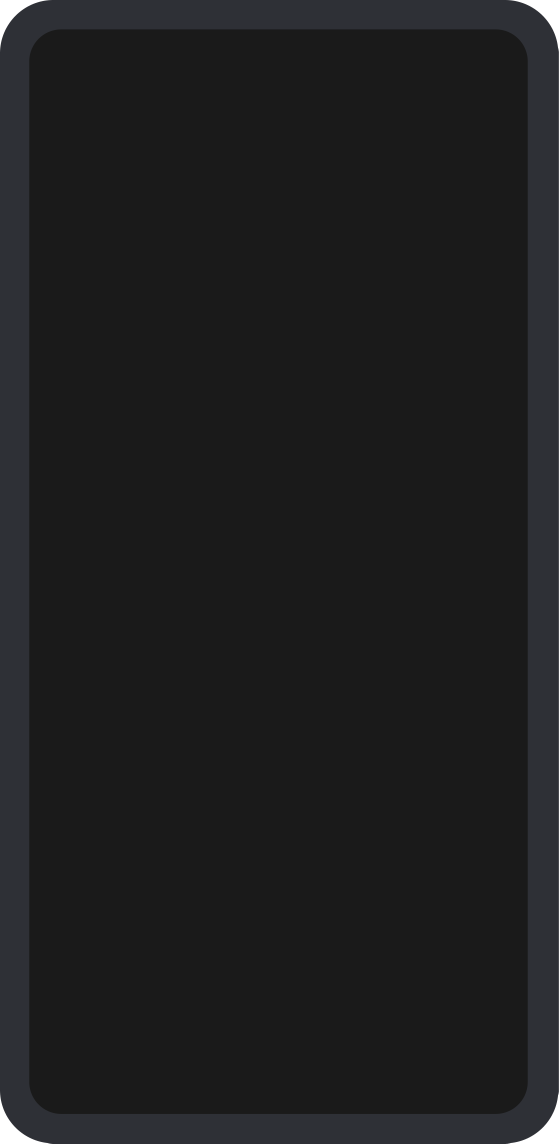
#> input picture design/portfolio/pixel8-frame@2x.png, 1675 x 3430 px (shown at 1/3 size)
$ python phones.py
#> lines starting #> are read from the running program, lines starting #| are printed output that depends on the picture
"""Rinse screens in Tony's Pixel 8 frame, same layout and canvas as Relay and Sniff (3560 x 1717).
Run from the repo root: python3 tools/portfolio/phones.py
Writes design/portfolio/rinse_app.png (four phones, transparent) and rinse_pair-*.jpg (two phones, white)."""
from PIL import Image, ImageChops
import os
D = os.path.join(os.path.dirname(__file__), "../../design/portfolio")
S, W, H, PW, STEP = 2, 3560, 1717, 837.457, 907.514   # from the Figma frame (1x)
APP = ["01-night-start", "02-night-washing", "03-morning-clean", "06-error-door-open"]
PAIRS = {"night": ["01-night-start", "02-night-washing"], "morning": ["03-morning-clean", "04-morning-clean-top-up"],
         "fails": ["06-error-door-open", "07-error-no-connection"], "settings": ["05-night-top-up", "08-settings"],
         "start-clean": ["01-night-start", "03-morning-clean"], "error-settings": ["06-error-door-open", "08-settings"]}
frame = Image.open(os.path.join(D, "pixel8-frame@2x.png")).convert("RGBA")
#> frame is the input picture: PIL image 1675x3430 RGBA; mean R, G, B, A 28.9, 29.2, 30.1, 254
mask = ImageChops.multiply(frame.getchannel("R").point(lambda v: max(0, min(255, round((46 - v) / 20 * 255)))), frame.getchannel("A"))
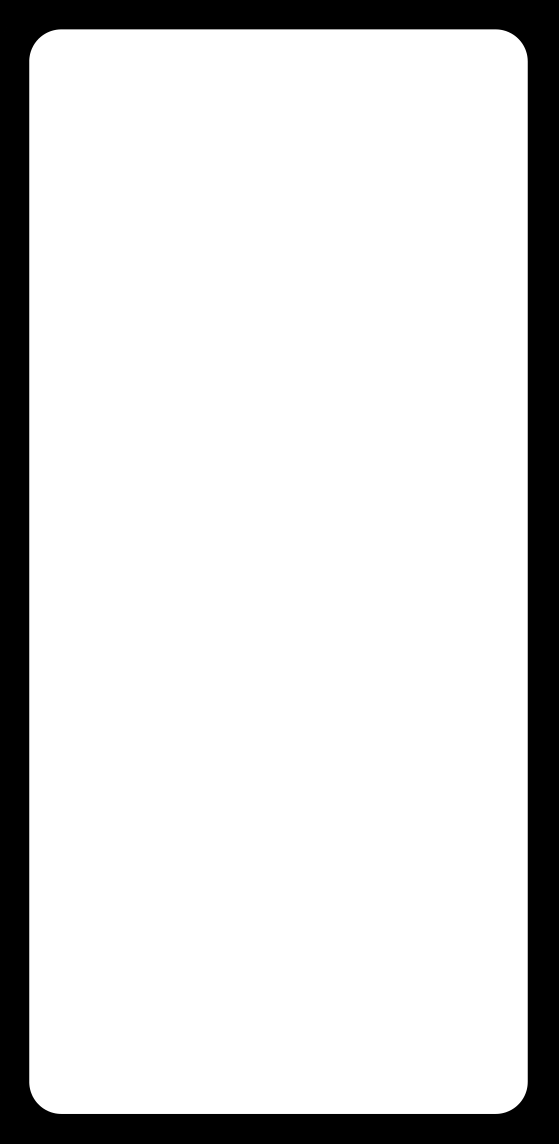
#> mask: PIL image 1675x3430 L (shown at 1/3 size); min 0, max 255, mean 215.6
#> `c = Image.new("RGBA", (W * S, H * S), (0, 0, 0, 0))`: c: PIL image 7120x3434 RGBA; every value is 0
sx, sy, sw, sh = [round(v * S) for v in (44.077, 42.073, 751.307, 1626.830)]
def phone(name):
#> called with name = '01-night-start'
    p = frame.copy()
    shot = Image.open(os.path.join(D, f"rinse-{name}.png")).convert("RGBA").resize((sw, sh), Image.LANCZOS)
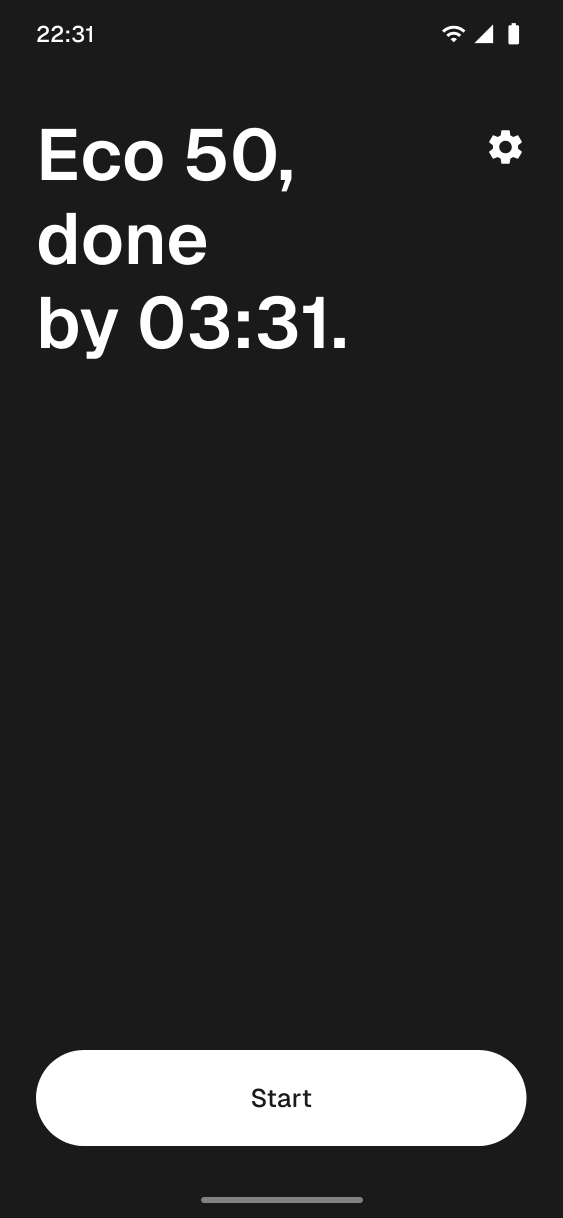
#> input picture design/portfolio/rinse-01-night-start.png, 1125 x 2436 px (shown at 1/2 size)
    layer = Image.new("RGBA", p.size, (0, 0, 0, 0)); layer.paste(shot, (sx, sy))
#> after `layer = Image.new('RGBA', p.size, (0, 0, 0, 0))`: layer: PIL image 1675x3430 RGBA; every value is 0
#> after `layer.paste(shot, (sx, sy))`:
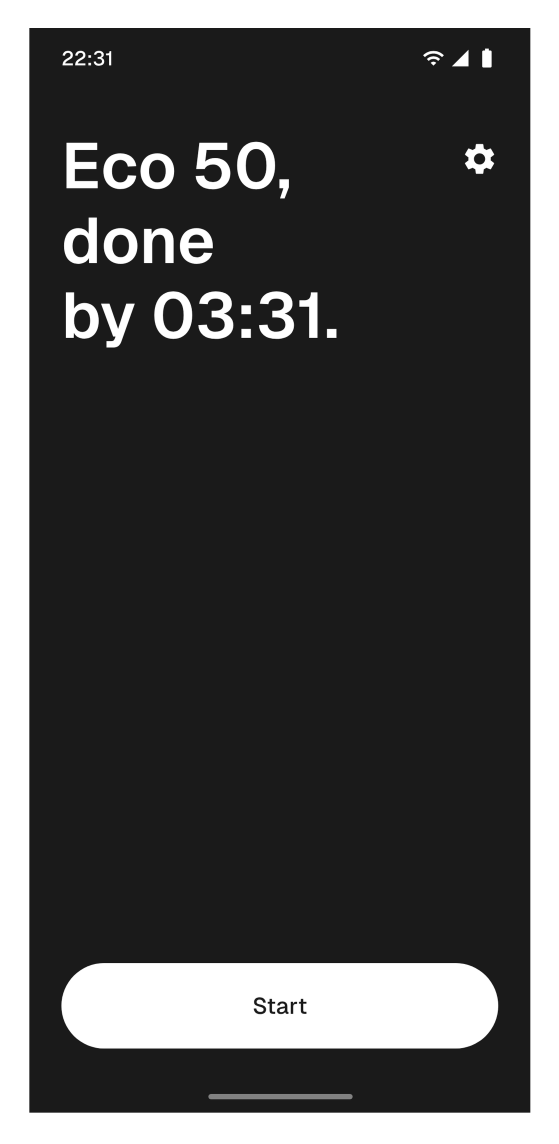
#> layer: PIL image 1675x3430 RGBA (shown at 1/3 size); mean R, G, B, A 39.5, 39.5, 39.5, 217.1; transparent parts drawn white
    p.paste(layer, (0, 0), ImageChops.multiply(mask, layer.getchannel("A")))
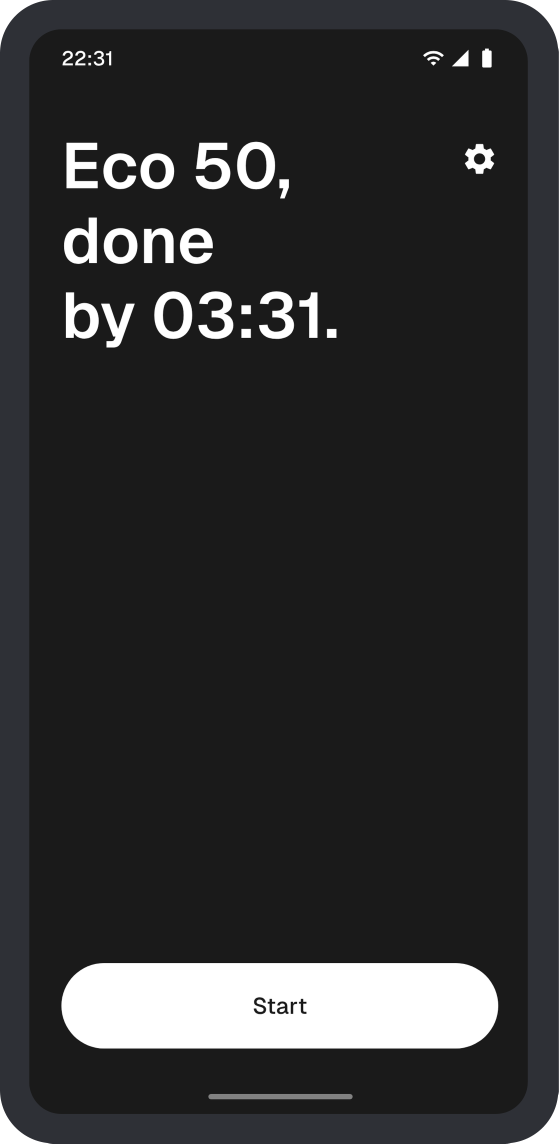
#> p: PIL image 1675x3430 RGBA (shown at 1/3 size); mean R, G, B, A 46.3, 46.6, 47.5, 254; transparent parts drawn white
    return p
c = Image.new("RGBA", (W * S, H * S), (0, 0, 0, 0))
for i, n in enumerate(APP): c.alpha_composite(phone(n), (round(i * STEP * S), 0))
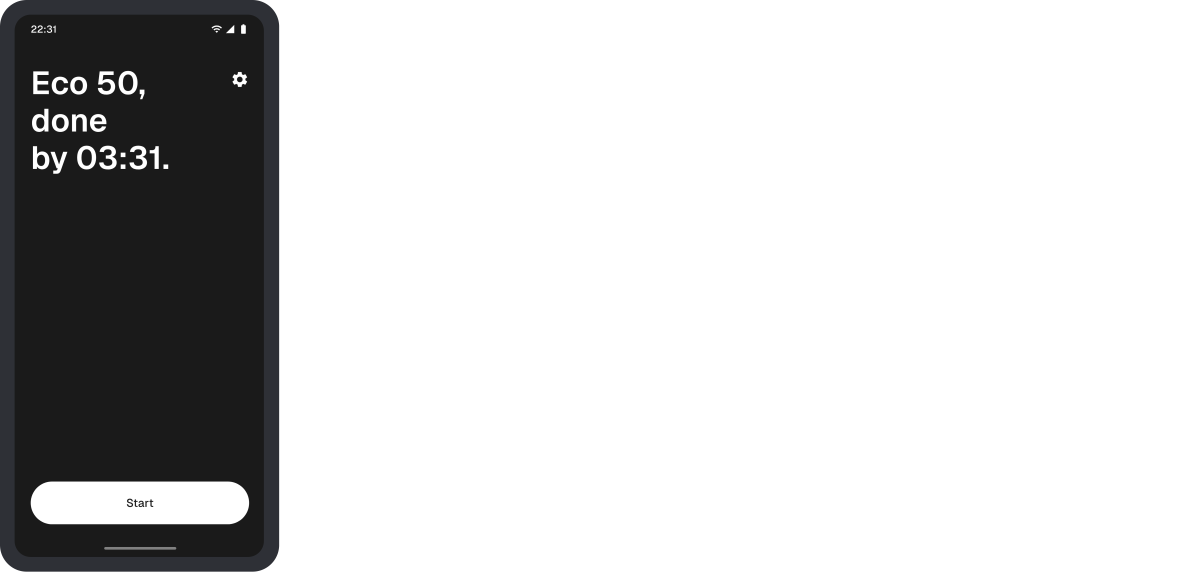
#> c: PIL image 7120x3434 RGBA (shown at 1/6 size); mean R, G, B, A 10.9, 10.9, 11.2, 59.7; transparent parts drawn white
#> pass 2 of the loop `for i, n in enumerate(APP): c.alpha_composite(phone(n), (round(i * STE..`:
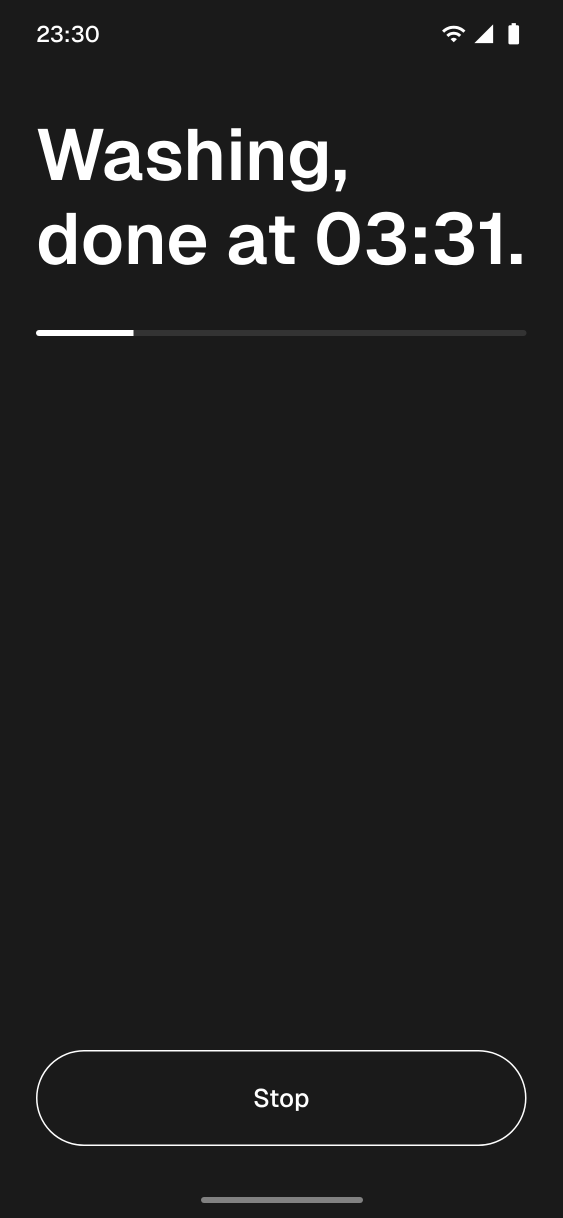
#> input picture design/portfolio/rinse-02-night-washing.png, 1125 x 2436 px (shown at 1/2 size)
#> in phone (call 2), `p.paste(layer, (0, 0), ImageChops.multiply(mask, layer.getchannel("A")))`:
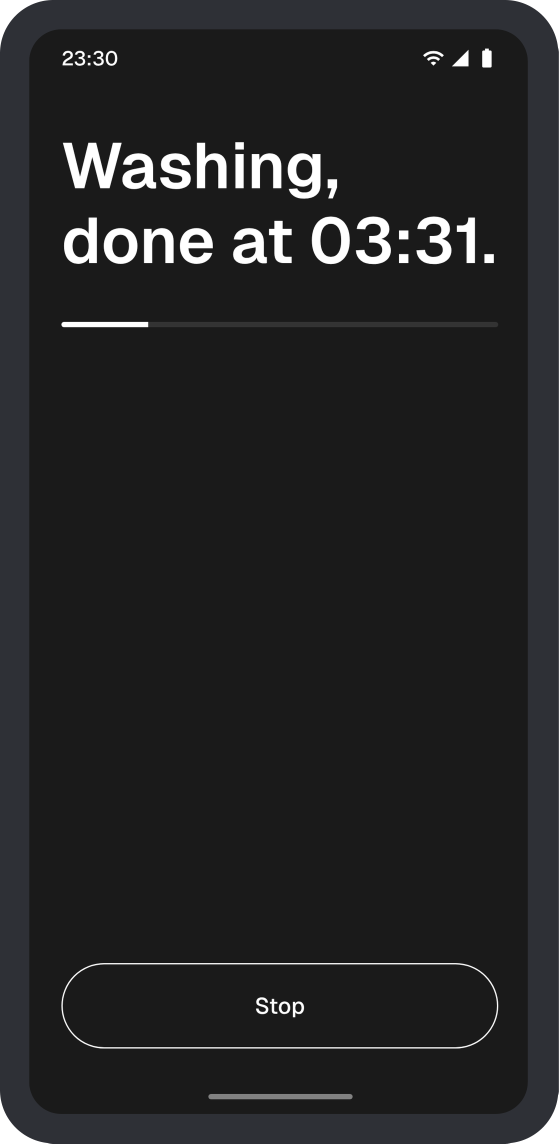
#> p: PIL image 1675x3430 RGBA (shown at 1/3 size); mean R, G, B, A 34.6, 34.9, 35.8, 254; transparent parts drawn white
#> `for i, n in enumerate(APP): c.alpha_composite(phone(n), (round(i * STE..`:
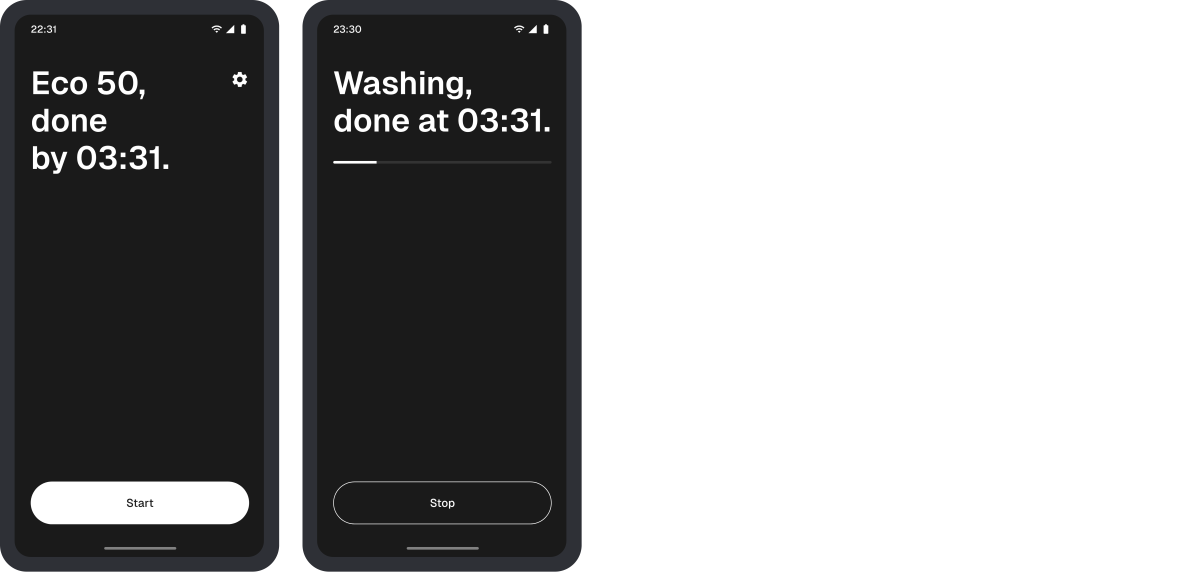
#> c: PIL image 7120x3434 RGBA (shown at 1/6 size); mean R, G, B, A 19, 19.1, 19.6, 119.4; transparent parts drawn white
#> pass 3 of the loop `for i, n in enumerate(APP): c.alpha_composite(phone(n), (round(i * STE..`:
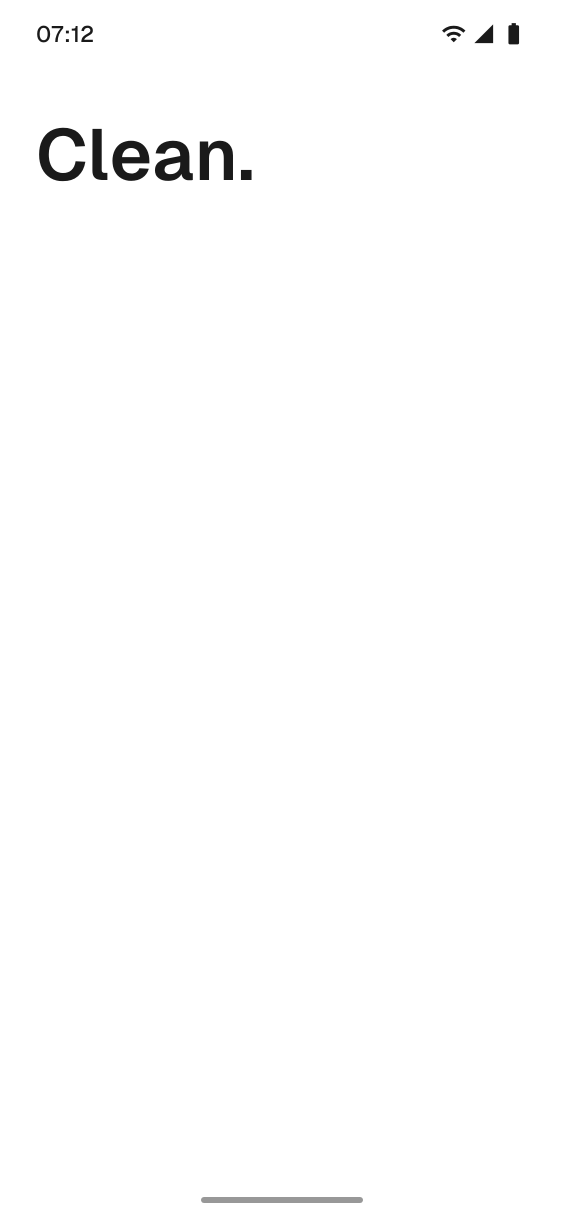
#> input picture design/portfolio/rinse-03-morning-clean.png, 1125 x 2436 px (shown at 1/2 size)
#> in phone (call 3), `layer.paste(shot, (sx, sy))`:
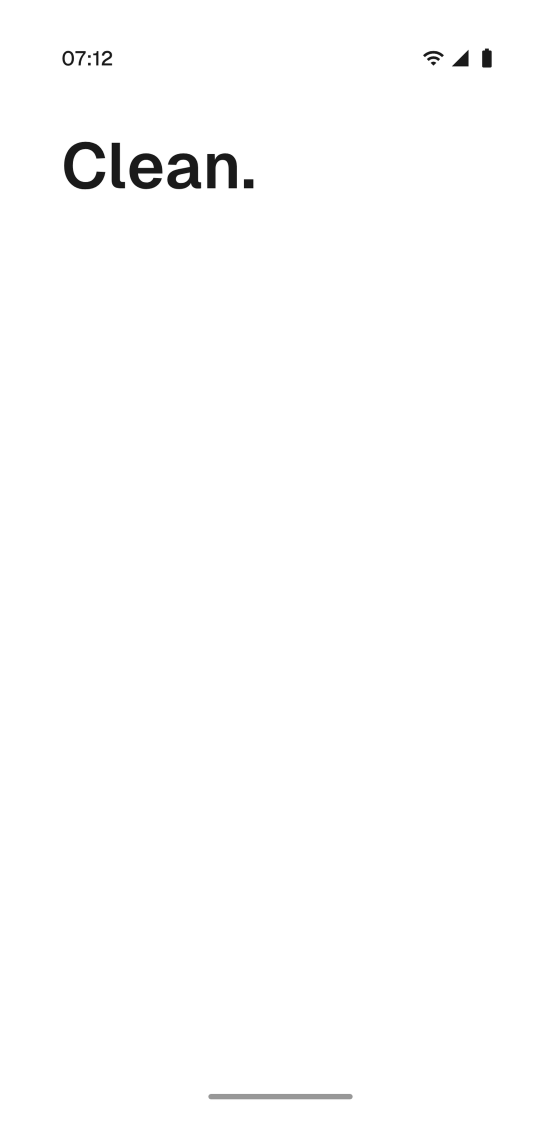
#> layer: PIL image 1675x3430 RGBA (shown at 1/3 size); mean R, G, B, A 215.5, 215.5, 215.5, 217.1; transparent parts drawn white
#> in phone (call 3), `p.paste(layer, (0, 0), ImageChops.multiply(mask, layer.getchannel("A")))`:
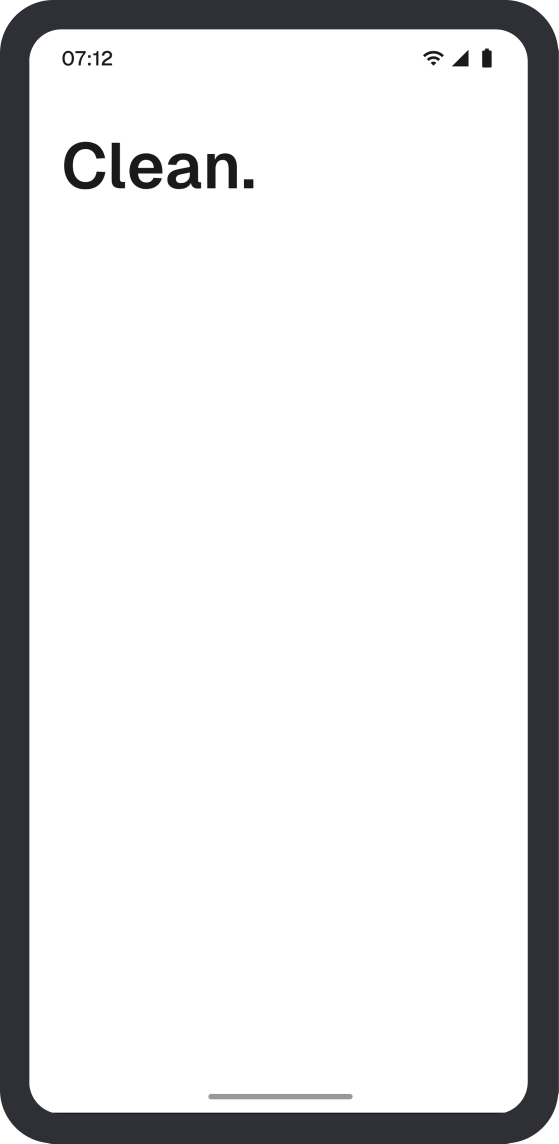
#> p: PIL image 1675x3430 RGBA (shown at 1/3 size); mean R, G, B, A 220.7, 221, 221.9, 254; transparent parts drawn white
#> (the run stopped early here; a loop or call above may not have finished)
